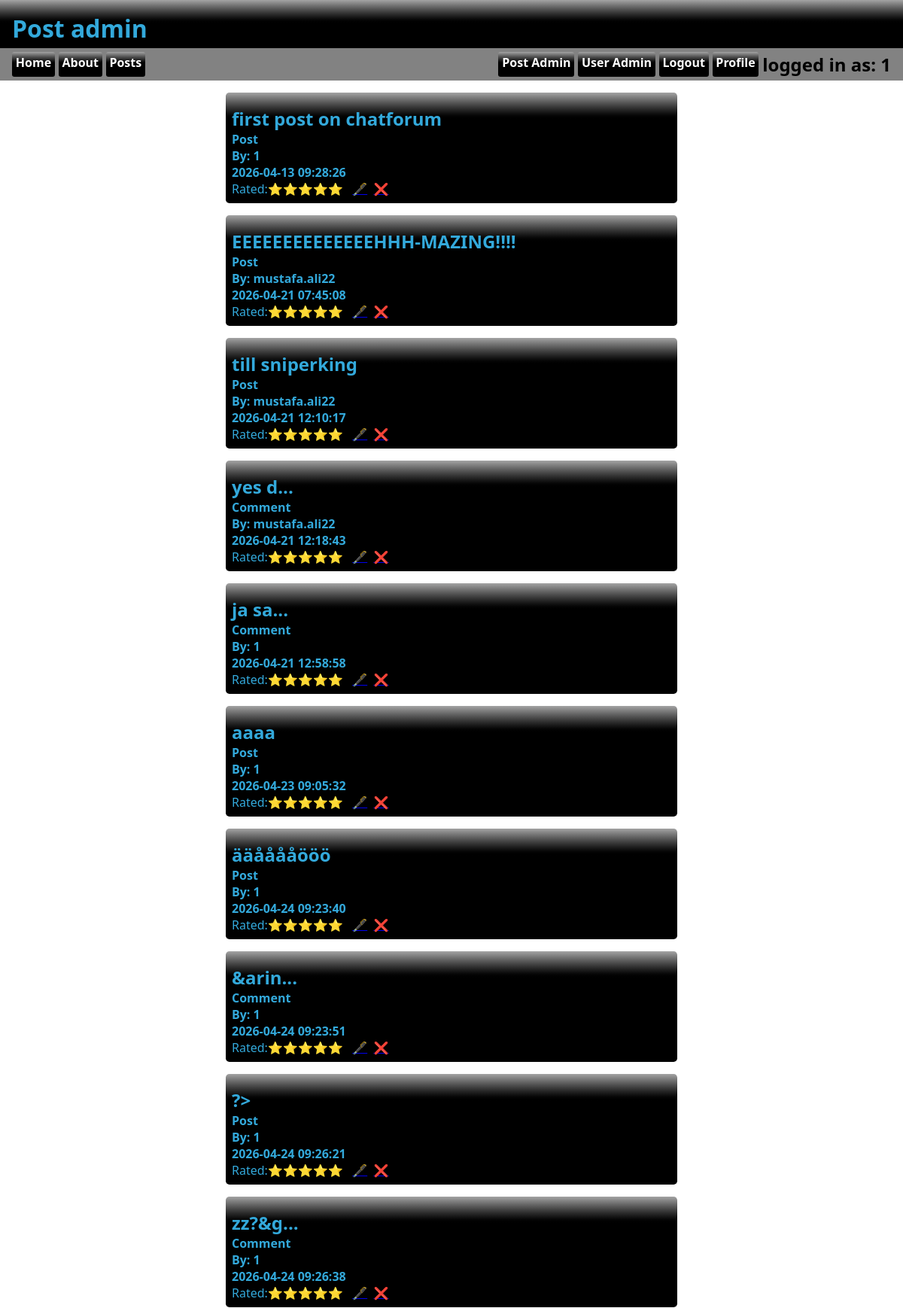
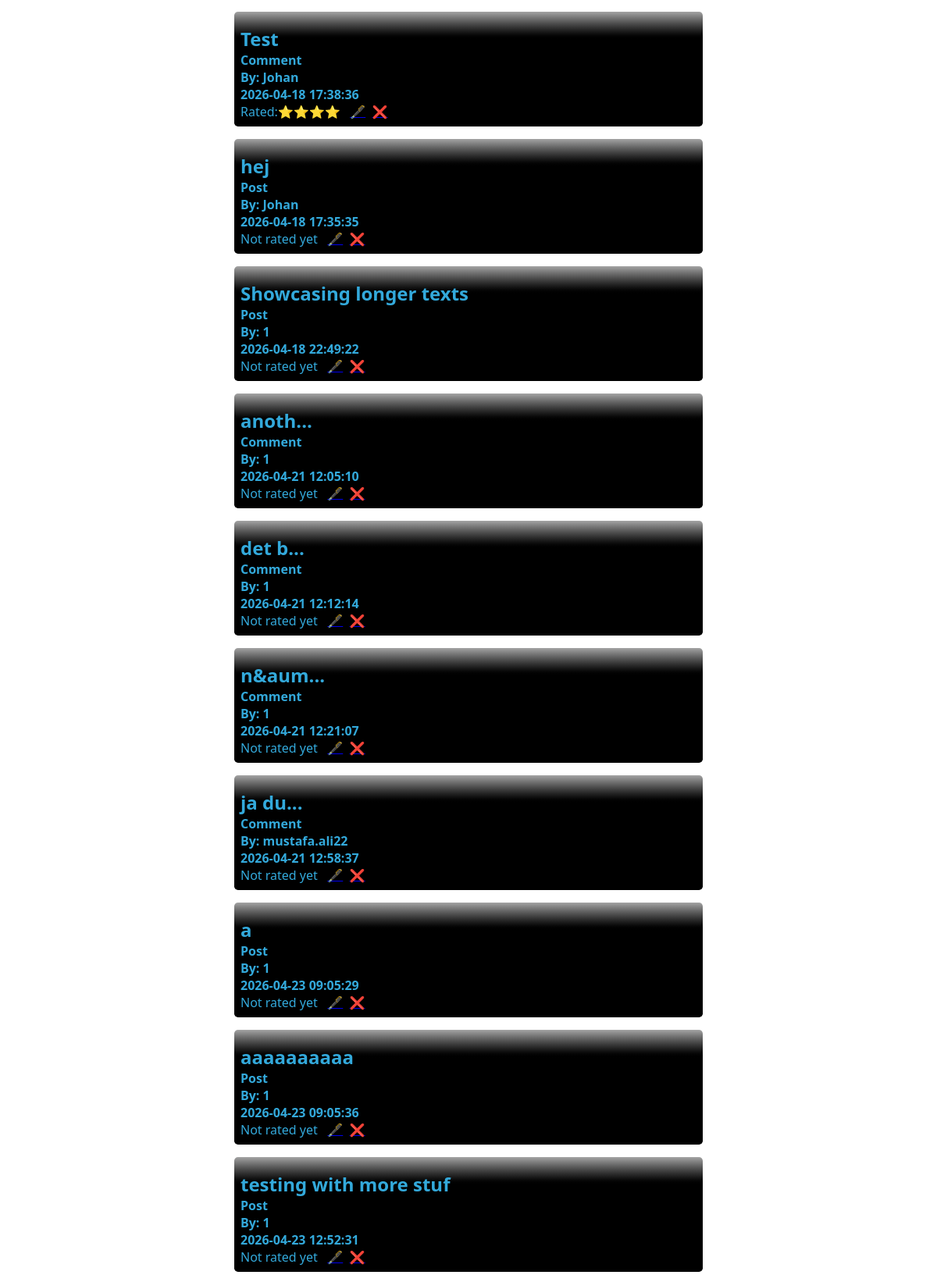
Screenshot of /postadmin.php (signed in, upper part) with the database file from the repository (2 pictures, top to bottom).
### tables this page shows
CREATE TABLE `tbl_user` (
  `id` int(11) NOT NULL,
  `created` timestamp NOT NULL DEFAULT current_timestamp(),
  `lastlogin` timestamp NOT NULL DEFAULT current_timestamp(),
  `mail` varchar(255) NOT NULL,
  `password` varchar(255) NOT NULL,
  `realname` varchar(255) NOT NULL,
  `userlevel` int(11) NOT NULL DEFAULT 10,
  `username` varchar(255) NOT NULL
);

CREATE TABLE `tbl_posts` (
  `id` int(11) NOT NULL,
  `created` timestamp NOT NULL DEFAULT current_timestamp(),
  `parentid` int(11) NOT NULL,
  `parenttype` varchar(255) NOT NULL,
  `rating` int(11) NOT NULL,
  `text` text NOT NULL,
  `topic` varchar(255) NOT NULL,
  `userid` int(11) NOT NULL
);

### asset.php (called while the page is built, shortened)
<?php
$db_host="localhost";
$db_user="root";
$db_pass="";
$db_name="chatforum";
$conn=mysqli_connect($db_host, $db_user, $db_pass, $db_name);
function isLevel($level){
    if(isset($_SESSION['level'])){
        if(intval($_SESSION['level'])>=$level){
            return true;
        }else{
            return false;
        }
    }else{
        return false;
    }
}
function showRating($revid){
    global $conn;
    if (mysqli_num_rows(mysqli_query($conn, "SELECT * FROM tbl_reviews WHERE revid='$revid' LIMIT 1")) > 0) {
        $sql="SELECT AVG(score) as rating FROM tbl_reviews WHERE revid='$revid'";
        $result=mysqli_query($conn, $sql);
        $row=mysqli_fetch_assoc($result);
        $rating=$row['rating'];
        $sql="UPDATE tbl_posts SET rating=$rating WHERE id=$revid";
        $number=intval(round($row['rating']));
        $retStr="";
        for($vdo=0;$vdo<$number;$vdo++){
            $retStr.="⭐";
        }
        return $retStr;
    } else {
        return false;
    }
}
function getUsername(){
    global $conn;
    $userid=$_SESSION['id'];
    $sql="SELECT username FROM tbl_user WHERE id=$userid";
    $result=mysqli_query($conn, $sql);
    $row=mysqli_fetch_assoc($result);
    if(mysqli_num_rows($result)>0){
        return $row['username'];
    }else{
        return "Guest";
    }
}
function getUsername2($uid){
    global $conn;
    $sql="SELECT username FROM tbl_user WHERE id=$uid";
    $result=mysqli_query($conn, $sql);
    $row=mysqli_fetch_assoc($result);
    if(mysqli_num_rows($result)>0){
        return $row['username'];
    }else{
        return "Guest";
    }
}
function truncateText($text, $limit = 100) {
    if (strlen($text) <= $limit) {
        return $text;
    }
    $truncated = substr($text, 0, $limit);
    return $truncated . '...';
}
?>

### postadmin.php (the view, shortened to what this page needs)
<!DOCTYPE html>
<?php require_once("asset.php"); ?>
<html lang="en">
<head>
    <link rel="stylesheet" href="style.css">
</head>
<body>
    <header>
        <h1>Post admin</h1>
    </header>
    <?php require_once("_nav.php"); ?>
    <main>
        <?php  if(isset($_GET['edit'])): ?>
            <?php
                $id=intval($_GET['edit']);
                $link=isset($_GET['thelink']) ? urldecode($_GET['thelink']) : 'postadmin.php';
                $sql="SELECT * FROM tbl_posts WHERE id=$id";
                $result=mysqli_query($conn, $sql);
                $row=mysqli_fetch_assoc($result);
                $parid=$row['parentid'];
            ?>
        <form action="postadmin.php" method="POST">
            <input type="hidden" name="id" value="<?=$id?>">
            <input type="hidden" name="thelink" value="<?=$link?>">
            <div class="user_data"> Post id: <?=$id?>
            <?php if($parid==0){?>
            <br> Topic: <?=$row['topic']?>
            <?php } ?>
            <br> Text: <?=$row['text']?><br> Rated: <?= $row['rating']?></div>
            <?php if($parid==0){?>
            <label for="topic">Topic:</label>
            <input type="text" name="topic" id="topic" value="<?=$row['topic']?>">
            <?php } ?>
            <label for="text">Text:</label>
            <input type="text" name="text" id="text" value="<?=$row['text']?>">
            <input type="submit" name="btn_edit" value="Update Post" class="registrbttn">
        </form>
        <?php else: ?>
 <?php
    $sql="SELECT * FROM tbl_posts ORDER BY rating DESC";
    $result=mysqli_query($conn, $sql);
?>
<?php while($row=mysqli_fetch_assoc($result)): ?>
<details>
    <summary>
        <div>
            <?php if($row['parentid']==0){?>
            <h2 class="headtopic"><?=$row['topic']?> &nbsp;&nbsp;<span></span></h2>
            <h4>Post &nbsp;&nbsp;<span></span></h4>
            <h4>By: <?=getusername2($row['userid'])?> &nbsp;&nbsp;<span></span></h4>
            <h4><?=$row['created']?></h4>
            <?php }else{ ?>
                <h2 class="headtopic"><?=truncateText($row['text'],5)?> &nbsp;&nbsp;<span></span></h2>
                <h4>Comment &nbsp;&nbsp;<span></span></h4>
                <h4>By: <?=getusername2($row['userid'])?> &nbsp;&nbsp;<span></span></h4>
                <h4><?=$row['created']?></h4>
            <?php } ?>
        </div>
            <?php if (showRating($row['id']) !== false) {
                $rating2 = "Rated:" . showRating($row['id']);
            }else {
                $rating2 = "Not rated yet";
             } ?>
            <div> <?=$rating2?> &nbsp;&nbsp;<a href="postadmin.php?edit=<?=$row['id']?>">🖋️</a>&nbsp;&nbsp;<a href="postadmin.php?del=<?=$row['id']?>">❌</a></div>
    </summary>
</details>
<?php endwhile; ?>
            <?php endif; ?>
    </main>
</body>
</html>

### _nav.php
<nav>
    <?php require_once("asset.php"); ?>
    <a href="index.php">Home</a>
    <a href="about.php">About</a>
    <a href="posts.php">Posts</a>
    <div class="fill"></div>
    <?php if(isLevel(1000)):?>
        <a href="postadmin.php">Post Admin</a>
        <?php if(isLevel(10000)){?>
        <a href="useradmin.php">User Admin</a>
    <?php }endif; ?>
    <?php if(!isLevel(10)){?>
    <a href="register.php?thelink=<?=urlencode($_SERVER['REQUEST_URI'])?>">Register</a>
    <button class="loginbttn" popovertarget="login">Login</button>
    <?php }else{ ?>
    <a href="_login.php?logout=1&thelink=<?=urlencode($_SERVER['REQUEST_URI'])?>">Logout</a>
    <a href="profile.php">Profile</a>
    <div class="userinfo">
        <h2>logged in as: <?=getUsername()?></h2>
    <?php } ?>
</nav>

### style.css (style rules this page uses)
:root { --clr_back_header:oklch(0% 0 0); --clr_header:oklch(69.244% 0.12452 231.268); --clr_back_nav:oklch(60.662% 0.00007 271.152); --clr_back_footer:var(--clr_back_nav); }
*, *:before, *:after { margin: 0; padding: 0; box-sizing: border-box; }
body { height:100dvh; display:flex; flex-direction: column; font-family: system-ui, sans-serif; }
header { background: linear-gradient(to bottom, oklch(71.871% 0.00008 271.152),var(--clr_back_header) ,var(--clr_back_header)); color:var(--clr_header); height:4rem; padding: 1rem; }
main { flex-grow: 5; display:flex; flex-direction: column; gap:1rem; padding-top: 1rem; }
summary { display:flex; width:100%; background: linear-gradient(to bottom, oklch(71.871% 0.00008 271.152),var(--clr_back_header),var(--clr_back_header),var(--clr_back_header) ,var(--clr_back_header)); border-radius: .3rem; color: var(--clr_header); padding: .5rem; flex-direction: column; }
@media (min-width: 768px) { details { width: 50%; margin-left: auto; margin-right: auto; } }
:root { --formborder: rgb(0, 0, 0, .5); --formback: rgb(0, 0, 0, .1); --formlabelcolor: rgb(0, 0, 0, .6) }
.headtopic { padding-top:10px; width:100%; word-wrap: break-word; overflow-wrap: break-word; word-break: break-word; white-space: normal; }

### rows the page displays
tbl_user: username "1"
tbl_posts: topic "first post on chatforum", userid "1", created "2026-04-13 09:28:26", rating2 "Rated:⭐⭐⭐⭐⭐"
tbl_posts: topic "EEEEEEEEEEEEEEHHH-MAZING!!!!", userid.username "mustafa.ali22", created "2026-04-21 07:45:08", rating2 "Rated:⭐⭐⭐⭐⭐"
tbl_posts: topic "till sniperking", userid.username "mustafa.ali22", created "2026-04-21 12:10:17", rating2 "Rated:⭐⭐⭐⭐⭐"
tbl_posts: text "yes d...", userid.username "mustafa.ali22", created "2026-04-21 12:18:43", rating2 "Rated:⭐⭐⭐⭐⭐"
tbl_posts: text "ja sa...", userid "1", created "2026-04-21 12:58:58", rating2 "Rated:⭐⭐⭐⭐⭐"
tbl_posts: topic "aaaa", userid "1", created "2026-04-23 09:05:32", rating2 "Rated:⭐⭐⭐⭐⭐"
tbl_posts: topic "ääååååööö", userid "1", created "2026-04-24 09:23:40", rating2 "Rated:⭐⭐⭐⭐⭐"
tbl_posts: text "&arin...", userid "1", created "2026-04-24 09:23:51", rating2 "Rated:⭐⭐⭐⭐⭐"
tbl_posts: topic "?>", userid "1", created "2026-04-24 09:26:21", rating2 "Rated:⭐⭐⭐⭐⭐"
tbl_posts: text "zz?&g...", userid "1", created "2026-04-24 09:26:38", rating2 "Rated:⭐⭐⭐⭐⭐"
tbl_posts: text "Test", userid.username "Johan", created "2026-04-18 17:38:36", rating2 "Rated:⭐⭐⭐⭐"
tbl_posts: topic "hej", userid.username "Johan", created "2026-04-18 17:35:35", rating2 "Not rated yet"
tbl_posts: topic "Showcasing longer texts", userid "1", created "2026-04-18 22:49:22", rating2 "Not rated yet"
tbl_posts: text "anoth...", userid "1", created "2026-04-21 12:05:10", rating2 "Not rated yet"
tbl_posts: text "det b...", userid "1", created "2026-04-21 12:12:14", rating2 "Not rated yet"
tbl_posts: text "n&aum...", userid "1", created "2026-04-21 12:21:07", rating2 "Not rated yet"
tbl_posts: text "ja du...", userid.username "mustafa.ali22", created "2026-04-21 12:58:37", rating2 "Not rated yet"
tbl_posts: topic "a", userid "1", created "2026-04-23 09:05:29", rating2 "Not rated yet"
tbl_posts: topic "aaaaaaaaaa", userid "1", created "2026-04-23 09:05:36", rating2 "Not rated yet"
tbl_posts: topic "testing with more stuf", userid "1", created "2026-04-23 12:52:31", rating2 "Not rated yet"
